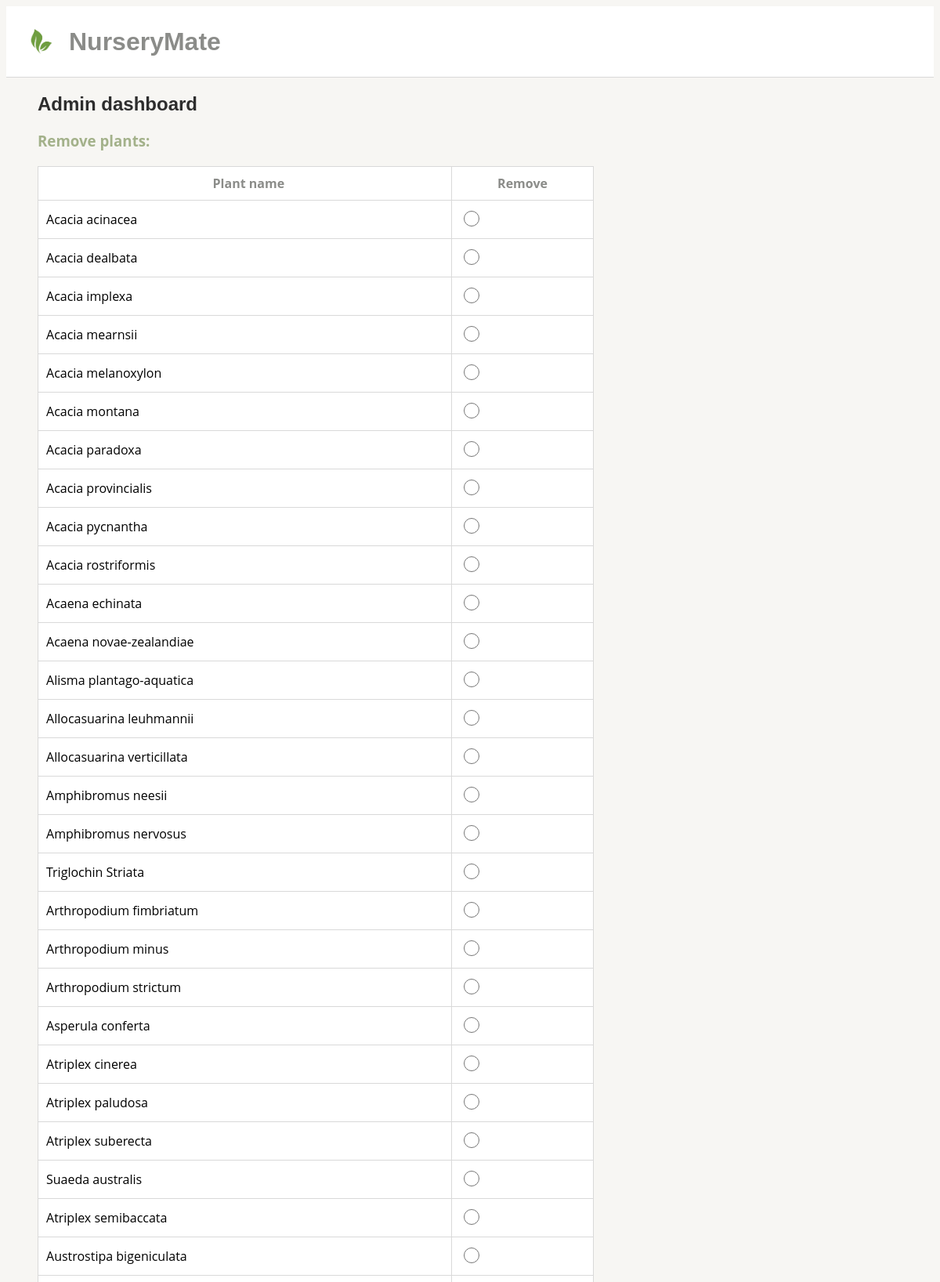
Screenshot of /adminDashboard (signed in, upper part) with the database file from the repository.
### tables this page shows
CREATE TABLE plants (
            id INTEGER PRIMARY KEY AUTOINCREMENT,
            scientific_name TEXT NOT NULL,
            common_name TEXT,
            flowering_time TEXT,
            height TEXT,
            ecological_function TEXT,
            sunlight TEXT,
            water_level TEXT,
            salt_wind_tolerance TEXT,
            type TEXT,
            planting_space TEXT,
            image_url TEXT,
            soil_type TEXT
        );

### app.py (the view, shortened to what this page needs)
@app.route("/adminDashboard", methods=["GET", "POST"])
def adminDashboard():
    if not session.get('logged_in'):
        flash('Please log in to access the dashboard.')
        return redirect(url_for('login'))
    plants = get_all_plants()
    return render_template("dashboard.html", plants=plants)

### app.py (called while the page is built)
def get_all_plants():
    conn = sqlite3.connect('plants.db')
    c = conn.cursor()
    c.execute("SELECT id, scientific_name, common_name, flowering_time, height, ecological_function, sunlight, water_level, salt_wind_tolerance, type, planting_space, image_url, soil_type FROM plants")
    plants = c.fetchall()
    conn.close()
    plant_list = []
    for p in plants:
        plant_list.append({
            "id": p[0],
            "scientific_name": p[1],
            "common_name": p[2],
            "flowering_time": p[3],
            "height": p[4],
            "ecological_function": p[5],
            "sunlight": p[6],
            "water_level": p[7],
            "salt_wind_tolerance": p[8],
            "type": p[9],
            "planting_space": p[10],
            "image_url": p[11],
            "soil_type": p[12]
        })
    return plant_list

### templates/dashboard.html (shortened to what this page needs)
<!DOCTYPE html>
<html lang="en">
<head>
    <link rel="stylesheet" href="{{ url_for('static', filename='styles.css') }}">
</head>
<body>
    <header>
        <img src="{{ url_for('static', filename='images/download.png') }}" alt="NurseryMate Logo" class="logo">
        <h1 style="margin: 0;">NurseryMate</h1>
    </header>
    <h2 style="color: #2D2D2D; font-family: 'Montserrat', sans-serif; margin-left: 40px; font-size: 24px;">Admin dashboard</h2>
    <h3 style="margin-left: 40px; color: #A3B18A; margin-top: 20px;">Remove plants:</h3>
    <form method="POST">
        <table style="width: 60%; background-color: #FFFFFF; border-collapse: collapse; margin-left: 40px; margin-right: auto; margin-top: 20px;">
            <thead>
                            <tr>
                                <th style="padding-left: 20px; color: #8B8C89;">Plant name</th>
                                <th style="color: #8B8C89;">Remove</th>
                            </tr>
            </thead>
            <tbody>
                {% for plant in plants %}
                <tr>
                    <td>{{ plant.scientific_name }}</td>
                    <td>
                        <input type="radio" name="remove_id" value="{{ plant.id }}">
                    </td>
                </tr>
                {% endfor %}
            </tbody>
        </table>
    </form>
</body>
</html>

### templates/dashboard.html (style rules this page uses)
body { font-family: 'Open Sans', sans-serif; background-color: #f7f6f3; }
header { display: flex; align-items: center; padding: 20px; background-color: #ffffff; border-bottom: 1px solid #d9d9d9; }
.logo { width: 50px; height: auto; margin-right: 10px; }
h1 { font-family: 'Montserrat', sans-serif; color: #8b8c89; margin: 0; }
h2 { color: #2D2D2D; font-family: 'Montserrat', sans-serif; margin: 20px 0; margin-left: 40px; margin-top: 20px; font-size: 24px; }
h3 { margin-left: 40px; color: #A3B18A; margin-top: 20px; }
table { width: 60%; background-color: #FFFFFF; border-collapse: collapse; margin-left: 40px; margin-right: auto; margin-top: 20px; }
th, td { border: 1px solid #D9D9D9; padding: 10px; }
th { color: #2D2D2D; font-family: 'Open Sans', sans-serif; }
input[type="radio"] { width: 20px; height: 20px; accent-color: #C2E4CF; }

### rows the page displays
plants: scientific_name "Acacia acinacea"
plants: scientific_name "Acacia dealbata"
plants: scientific_name "Acacia implexa"
plants: scientific_name "Acacia mearnsii"
plants: scientific_name "Acacia melanoxylon"
plants: scientific_name "Acacia montana"
plants: scientific_name "Acacia paradoxa"
plants: scientific_name "Acacia provincialis"
plants: scientific_name "Acacia pycnantha"
plants: scientific_name "Acacia rostriformis"
plants: scientific_name "Acaena echinata"
plants: scientific_name "Acaena novae-zealandiae"
plants: scientific_name "Alisma plantago-aquatica"
plants: scientific_name "Allocasuarina leuhmannii"
plants: scientific_name "Allocasuarina verticillata"
plants: scientific_name "Amphibromus neesii"
plants: scientific_name "Amphibromus nervosus"
plants: scientific_name "Triglochin Striata"
plants: scientific_name "Arthropodium fimbriatum"
plants: scientific_name "Arthropodium minus"
plants: scientific_name "Arthropodium strictum"
plants: scientific_name "Asperula conferta"
plants: scientific_name "Atriplex cinerea"
plants: scientific_name "Atriplex paludosa"
plants: scientific_name "Atriplex suberecta"
plants: scientific_name "Suaeda australis"
plants: scientific_name "Atriplex semibaccata"
plants: scientific_name "Austrostipa bigeniculata"
